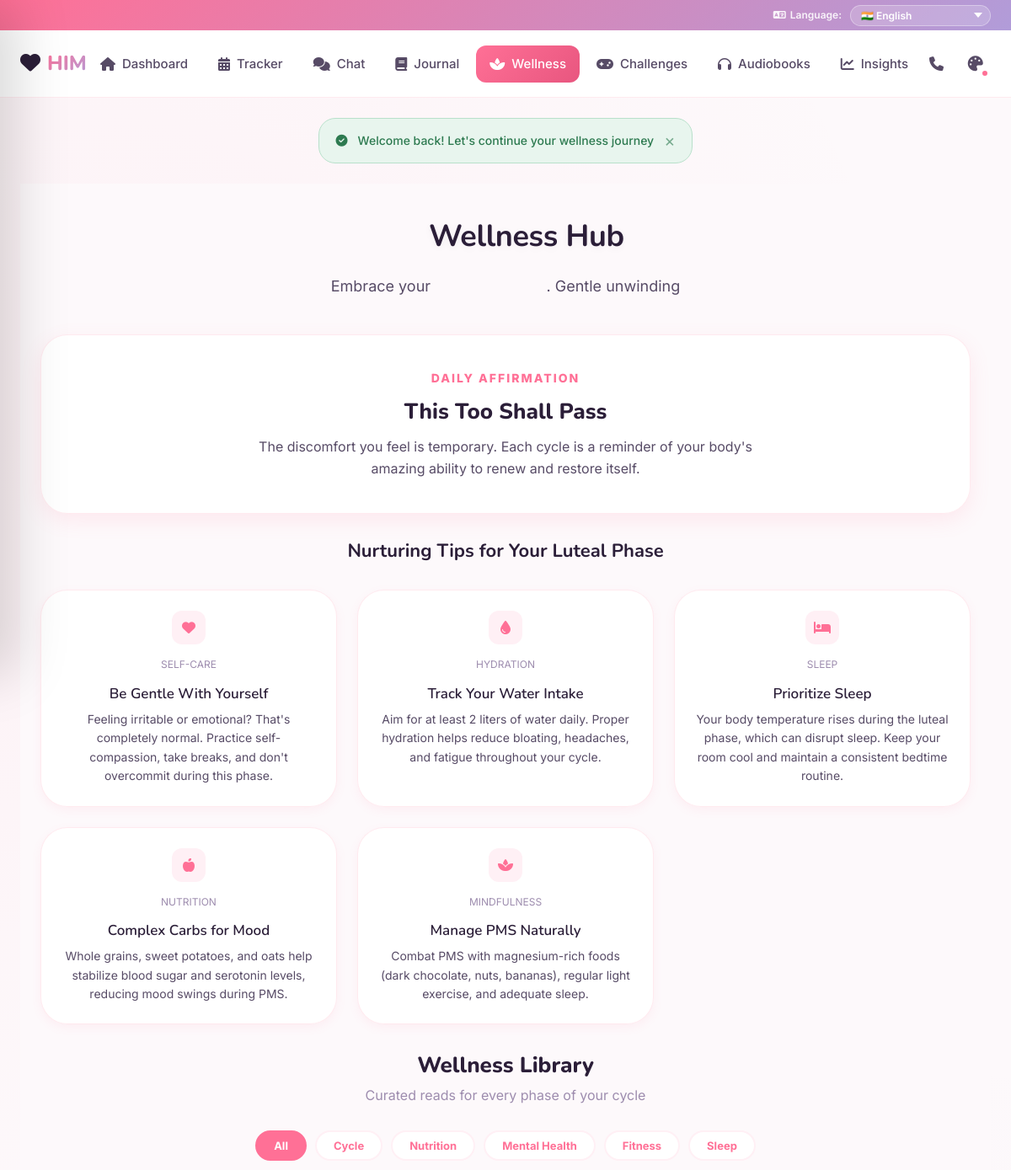
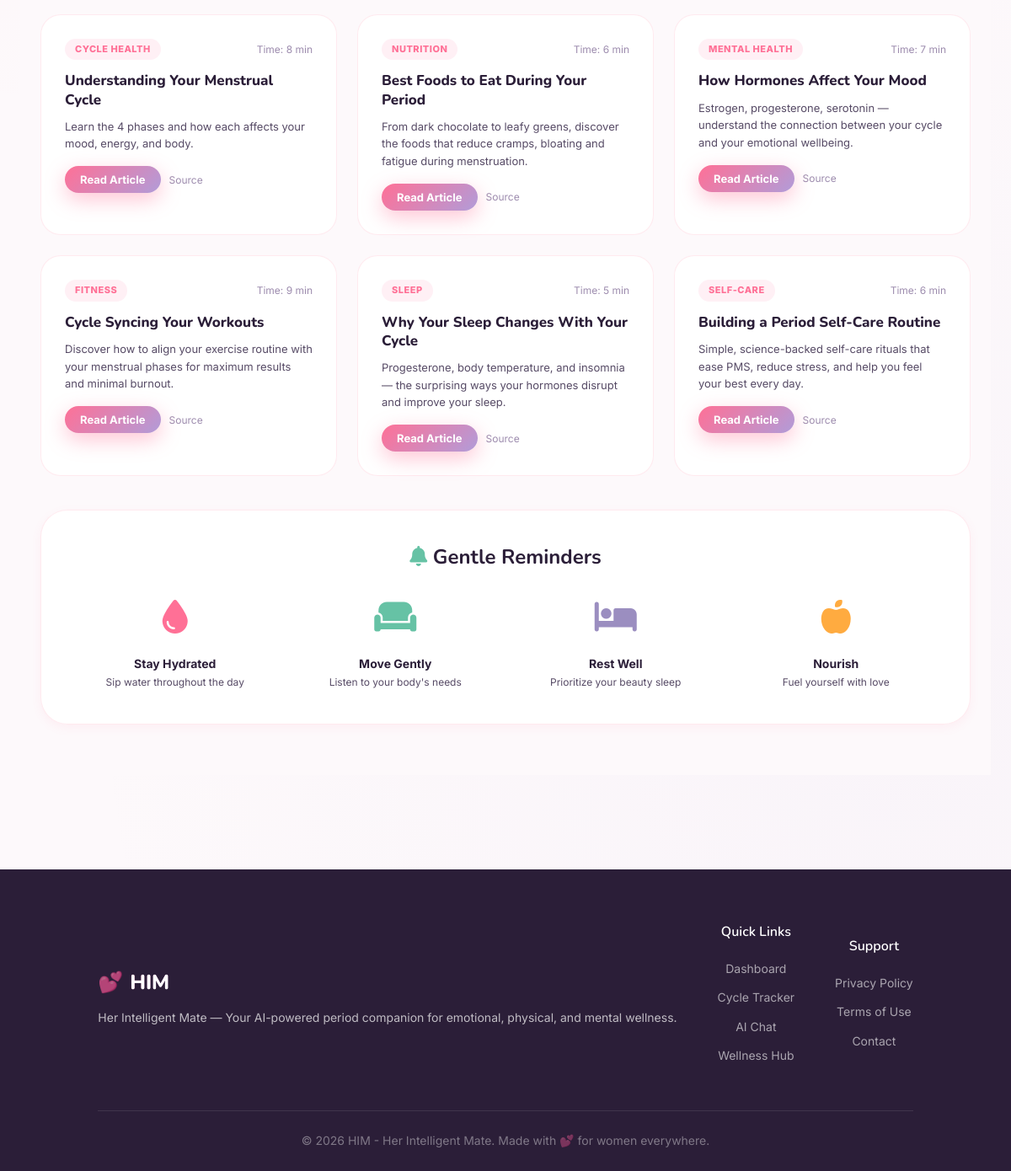
/wellness.php (signed in), run on the app's committed database (2 pictures, top to bottom).
### tables this page shows
CREATE TABLE `wellness_content` (
  `id` int(11) NOT NULL AUTO_INCREMENT,
  `category_id` int(11) NOT NULL,
  `title` varchar(200) NOT NULL,
  `body` text NOT NULL,
  `content_type` enum('tip','article','book','audiobook','affirmation') NOT NULL,
  `target_phase` enum('menstrual','follicular','ovulation','luteal','all') NOT NULL DEFAULT 'all',
  `media_url` varchar(255) DEFAULT NULL,
  `is_active` tinyint(1) NOT NULL DEFAULT 1,
  `created_at` datetime NOT NULL DEFAULT current_timestamp(),
  PRIMARY KEY (`id`),
  KEY `idx_wellness_category` (`category_id`),
  CONSTRAINT `fk_wellness_category` FOREIGN KEY (`category_id`) REFERENCES `content_categories` (`id`) ON DELETE CASCADE
);

CREATE TABLE `content_categories` (
  `id` int(11) NOT NULL AUTO_INCREMENT,
  `name` varchar(100) NOT NULL,
  `icon` varchar(50) DEFAULT NULL,
  PRIMARY KEY (`id`),
  UNIQUE KEY `uk_category_name` (`name`)
);

### includes/session.php (called while the page is built, shortened)
<?php
function getCurrentUserId() {
    return $_SESSION['user_id'] ?? null;
}

### includes/functions.php (called while the page is built, shortened)
<?php
function sanitize($input) {
    return htmlspecialchars(trim($input), ENT_QUOTES, 'UTF-8');
}
function getCurrentPhase($lastPeriodStart, $avgCycleLength, $avgPeriodLength) {
    $today = new DateTime('today');
    $start = new DateTime($lastPeriodStart);
    $start->setTime(0, 0, 0);
    $diff = $start->diff($today)->days;
    $dayInCycle = ($diff % $avgCycleLength) + 1;
    return 'luteal';
}
function getPhaseInfo($phase) {
    $phases = [
        'menstrual' => [
            'name' => 'Menstrual Phase',
            'icon' => 'fa-droplet',
            'color' => '#E8567F',
            'description' => 'Your body is shedding the uterine lining. Take it easy, rest, and be gentle with yourself.'
        ],
        'follicular' => [
            'name' => 'Follicular Phase',
            'icon' => 'fa-seedling',
            'color' => '#7CB69E',
            'description' => 'Energy is rising! Great time for new beginnings, workouts, and creativity.'
        ],
        'ovulation' => [
            'name' => 'Ovulation Phase',
            'icon' => 'fa-sun',
            'color' => '#F4A261',
            'description' => 'Peak energy and confidence! You\'re at your strongest and most social.'
        ],
        'luteal' => [
            'name' => 'Luteal Phase',
            'icon' => 'fa-cloud-moon',
            'color' => '#9B8EC0',
            'description' => 'Winding down. Focus on self-care, comfort foods, and gentle activities.'
        ]
    ];
    return $phases[$phase] ?? $phases['menstrual'];
}
function getUserCycleSettings($userId) {
    global $pdo;
    $stmt = $pdo->prepare("SELECT * FROM cycle_settings WHERE user_id = ?");
    $stmt->execute([$userId]);
    return $stmt->fetch();
}

### wellness.php (the view, shortened to what this page needs)
<?php
require_once 'includes/config.php';
require_once 'includes/session.php';
require_once 'includes/functions.php';
$userId = getCurrentUserId();
$cycleSettings = getUserCycleSettings($userId);
$currentPhase = getCurrentPhase($cycleSettings['last_period_start'], $cycleSettings['avg_cycle_length'], $cycleSettings['avg_period_length']);
$phaseInfo = getPhaseInfo($currentPhase);
$stmt = $pdo->prepare("SELECT wc.*, cc.name as category_name, cc.icon as category_icon FROM wellness_content wc JOIN content_categories cc ON wc.category_id = cc.id WHERE wc.is_active = 1 AND (wc.target_phase = ? OR wc.target_phase = 'all') ORDER BY wc.content_type, RAND()");
$stmt->execute([$currentPhase]);
$content = $stmt->fetchAll();
$tips = array_filter($content, fn($c) => $c['content_type'] === 'tip');
$affirmations = array_filter($content, fn($c) => $c['content_type'] === 'affirmation');
$phaseVibe = [
    'menstrual' => ['text' => 'Cozy vibes only'],
    'follicular' => ['text' => 'Blooming energy'],
    'ovulation' => ['text' => 'Radiant glow'],
    'luteal' => ['text' => 'Gentle unwinding']
];
$vibe = $phaseVibe[$currentPhase] ?? ['text' => 'Nurture yourself'];
require_once 'includes/header.php';
?>
<div class="content-wrapper">
<div class="container" style="padding-top:40px; padding-bottom:60px;">
    <div class="section-header" style="text-align:center; margin-bottom:32px;">
        <div class="text-reveal-wrapper">
            <h2 class="text-reveal" style="font-size:36px; text-shadow: 0 2px 10px rgba(0,0,0,0.05);"><i class="fa-solid fa-spa" style="color:var(--color-sage);"></i> Wellness Hub</h2>
        </div><br>
        <div class="text-reveal-wrapper" style="margin-top:8px;">
            <p class="text-reveal" style="color:var(--text-secondary); font-size:18px; animation-delay:0.2s;">
                Embrace your <span style="color:<?= $phaseInfo['color'] ?>; font-weight:700; background:var(--color-primary-light); padding:2px 10px; border-radius:12px;"><?= $phaseInfo['name'] ?></span>. <?= $vibe['text'] ?>
            </p>
        </div>
    </div>
    <?php $aff = reset($affirmations); if ($aff): ?>
    <div class="card" style="background:var(--bg-card); backdrop-filter:blur(10px); border:1px solid var(--border-light); box-shadow:var(--shadow-md); margin-bottom:30px; text-align:center; padding:40px; position:relative; overflow:hidden;" data-aos="zoom-in-up">
        <p style="font-size:14px; font-weight:800; text-transform:uppercase; letter-spacing:2px; color:var(--color-primary); margin-bottom:12px;">Daily Affirmation</p>
        <h3 style="font-size:26px; margin-bottom:12px; font-weight:800; color:var(--text-primary);"><?= sanitize($aff['title']) ?></h3>
        <p style="color:var(--text-secondary); max-width:600px; margin:0 auto; font-size:16px; line-height:1.6;"><?= sanitize($aff['body']) ?></p>
    </div>
    <?php endif; ?>
    <div style="text-align:center;">
        <div class="text-reveal-wrapper mb-3">
            <h3 class="text-reveal" style="font-size:22px;">Nurturing Tips for Your <?= $phaseInfo['name'] ?></h3>
        </div>
    </div>
    <div class="grid grid-3 mb-4">
        <?php foreach ($tips as $i => $tip): ?>
        <div class="card" style="background:var(--bg-card); backdrop-filter:blur(10px); border:1px solid var(--border-light); text-align:center;" data-aos="zoom-in-up" data-aos-delay="<?= ($i % 3) * 100 ?>">
            <div style="display:flex; flex-direction:column; align-items:center; gap:10px; margin-bottom:12px;">
                <div style="width:40px; height:40px; border-radius:12px; background:var(--color-primary-light); display:flex; align-items:center; justify-content:center; color:var(--color-primary);">
                    <i class="fa-solid <?= $tip['category_icon'] ?>"></i>
                </div>
                <div>
                    <span style="font-size:12px; color:var(--text-muted); text-transform:uppercase;"><?= sanitize($tip['category_name']) ?></span>
                </div>
            </div>
            <h4 style="margin-bottom:8px; font-size:17px;"><?= sanitize($tip['title']) ?></h4>
            <p style="font-size:14px; color:var(--text-secondary); line-height:1.6;"><?= sanitize($tip['body']) ?></p>
        </div>
        <?php endforeach; ?>
    </div>
    <div style="width:100%; margin-bottom:40px;">
        <div style="text-align:center; margin-bottom:28px;" data-aos="zoom-in-up">
            <h3 style="font-size:26px; font-weight:800;">Wellness Library</h3>
            <p style="color:var(--text-muted); margin-top:6px;">Curated reads for every phase of your cycle</p>
        </div>
        <div style="display:flex; gap:10px; flex-wrap:wrap; justify-content:center; margin-bottom:28px;" id="articleFilters">
            <button class="art-filter active" data-cat="all" onclick="filterArticles('all')">All</button>
            <button class="art-filter" data-cat="cycle" onclick="filterArticles('cycle')">Cycle</button>
            <button class="art-filter" data-cat="nutrition" onclick="filterArticles('nutrition')">Nutrition</button>
            <button class="art-filter" data-cat="mental" onclick="filterArticles('mental')">Mental Health</button>
            <button class="art-filter" data-cat="fitness" onclick="filterArticles('fitness')">Fitness</button>
            <button class="art-filter" data-cat="sleep" onclick="filterArticles('sleep')">Sleep</button>
        </div>
        <div style="display:grid; grid-template-columns: repeat(auto-fill, minmax(300px,1fr)); gap:24px; width:100%;" id="articleGrid">
            <?php
            foreach ($curated as $i => $a):
            ?>
            <div class="art-card" data-cat="<?= $a['cat'] ?>" data-aos="fade-up" data-aos-delay="<?= ($i % 3) * 80 ?>"
                 style="background:var(--bg-card); backdrop-filter:blur(16px); border:1px solid var(--border-light); border-radius:24px; padding:28px; cursor:pointer; transition:all 0.3s ease; text-align:left; box-sizing:border-box;"
                 onclick="openArticle(<?= $i ?>)">
                <div style="display:flex; align-items:center; gap:10px; margin-bottom:14px;">
                    <span style="background:var(--color-primary-light); color:var(--color-primary); font-size:11px; font-weight:800; padding:4px 12px; border-radius:20px; text-transform:uppercase; letter-spacing:0.5px;"><?= $a['tag'] ?></span>
                    <span style="margin-left:auto; font-size:12px; color:var(--text-muted);">Time: <?= $a['read'] ?></span>
                </div>
                <h4 style="font-size:17px; font-weight:800; margin-bottom:10px; color:var(--text-primary); text-align:left;"><?= $a['title'] ?></h4>
                <p style="font-size:13px; color:var(--text-secondary); line-height:1.6; text-align:left;"><?= $a['desc'] ?></p>
                <div style="margin-top:16px; display:flex; gap:10px; align-items:center;">
                    <button class="btn btn-primary" style="padding:8px 18px; font-size:13px; border-radius:20px;">Read Article</button>
                    <a href="<?= $a['url'] ?>" target="_blank" rel="noopener" onclick="event.stopPropagation()" style="font-size:12px; color:var(--text-muted); text-decoration:none;">Source</a>
                </div>
            </div>
            <?php endforeach; ?>
        </div>
    </div>
    <div class="card" style="background:var(--bg-card); backdrop-filter:blur(10px); border:1px solid var(--border-light); padding:40px; text-align:center;" data-aos="zoom-in-up">
        <h3 style="margin-bottom:24px; font-size:24px;"><i class="fa-solid fa-bell" style="color:var(--color-sage);"></i> Gentle Reminders</h3>
        <div class="grid grid-4">
            <div style="transition:transform 0.3s;" onmouseover="this.style.transform='translateY(-5px)'" onmouseout="this.style.transform='none'">
                <div style="font-size:40px; margin-bottom:12px; color:var(--color-primary);"><i class="fa-solid fa-droplet"></i></div>
                <p style="font-size:14px; font-weight:700;">Stay Hydrated</p>
                <p style="font-size:12px; color:var(--text-secondary);">Sip water throughout the day</p>
            </div>
            <div style="transition:transform 0.3s;" onmouseover="this.style.transform='translateY(-5px)'" onmouseout="this.style.transform='none'">
                <div style="font-size:40px; margin-bottom:12px; color:var(--color-sage);"><i class="fa-solid fa-couch"></i></div>
                <p style="font-size:14px; font-weight:700;">Move Gently</p>
                <p style="font-size:12px; color:var(--text-secondary);">Listen to your body's needs</p>
            </div>
            <div style="transition:transform 0.3s;" onmouseover="this.style.transform='translateY(-5px)'" onmouseout="this.style.transform='none'">
                <div style="font-size:40px; margin-bottom:12px; color:var(--color-secondary-dark);"><i class="fa-solid fa-bed"></i></div>
                <p style="font-size:14px; font-weight:700;">Rest Well</p>
                <p style="font-size:12px; color:var(--text-secondary);">Prioritize your beauty sleep</p>
            </div>
            <div style="transition:transform 0.3s;" onmouseover="this.style.transform='translateY(-5px)'" onmouseout="this.style.transform='none'">
                <div style="font-size:40px; margin-bottom:12px; color:var(--color-warning);"><i class="fa-solid fa-apple-whole"></i></div>
                <p style="font-size:14px; font-weight:700;">Nourish</p>
                <p style="font-size:12px; color:var(--text-secondary);">Fuel yourself with love</p>
            </div>
        </div>
    </div>
</div>
</div>
<?php require_once 'includes/footer.php'; ?>

### data on the page
wellness_content: title "This Too Shall Pass", body "The discomfort you feel is temporary. Each cycle is a reminder of your body's amazing ability to renew and restore itself."
wellness_content: category.name "SELF-CARE", title "Be Gentle With Yourself", body "Feeling irritable or emotional? That's completely normal. Practice self-compassion, take breaks, and don't overcommit during this phase."
wellness_content: category.name "HYDRATION", title "Track Your Water Intake", body "Aim for at least 2 liters of water daily. Proper hydration helps reduce bloating, headaches, and fatigue throughout your cycle."
wellness_content: category.name "SLEEP", title "Prioritize Sleep", body "Your body temperature rises during the luteal phase, which can disrupt sleep. Keep your room cool and maintain a consistent bedtime routine."
wellness_content: category.name "NUTRITION", title "Complex Carbs for Mood", body "Whole grains, sweet potatoes, and oats help stabilize blood sugar and serotonin levels, reducing mood swings during PMS."
wellness_content: category.name "MINDFULNESS", title "Manage PMS Naturally", body "Combat PMS with magnesium-rich foods (dark chocolate, nuts, bananas), regular light exercise, and adequate sleep."

### other printed values
$flash['message'] "Welcome back! Let's continue your wellness journey"
$vibe['text'] "Gentle unwinding"
$phaseInfo['name'] "Luteal Phase"
$a['tag'] "CYCLE HEALTH"
$a['read'] "8 min"
$a['title'] "Understanding Your Menstrual Cycle"
$a['desc'] "Learn the 4 phases and how each affects your mood, energy, and body."
$a['tag'] "NUTRITION"
$a['read'] "6 min"
$a['title'] "Best Foods to Eat During Your Period"
$a['desc'] "From dark chocolate to leafy greens, discover the foods that reduce cramps, bloating and fatigue during menstruation."
$a['tag'] "MENTAL HEALTH"
$a['read'] "7 min"
$a['title'] "How Hormones Affect Your Mood"
$a['desc'] "Estrogen, progesterone, serotonin — understand the connection between your cycle and your emotional wellbeing."
